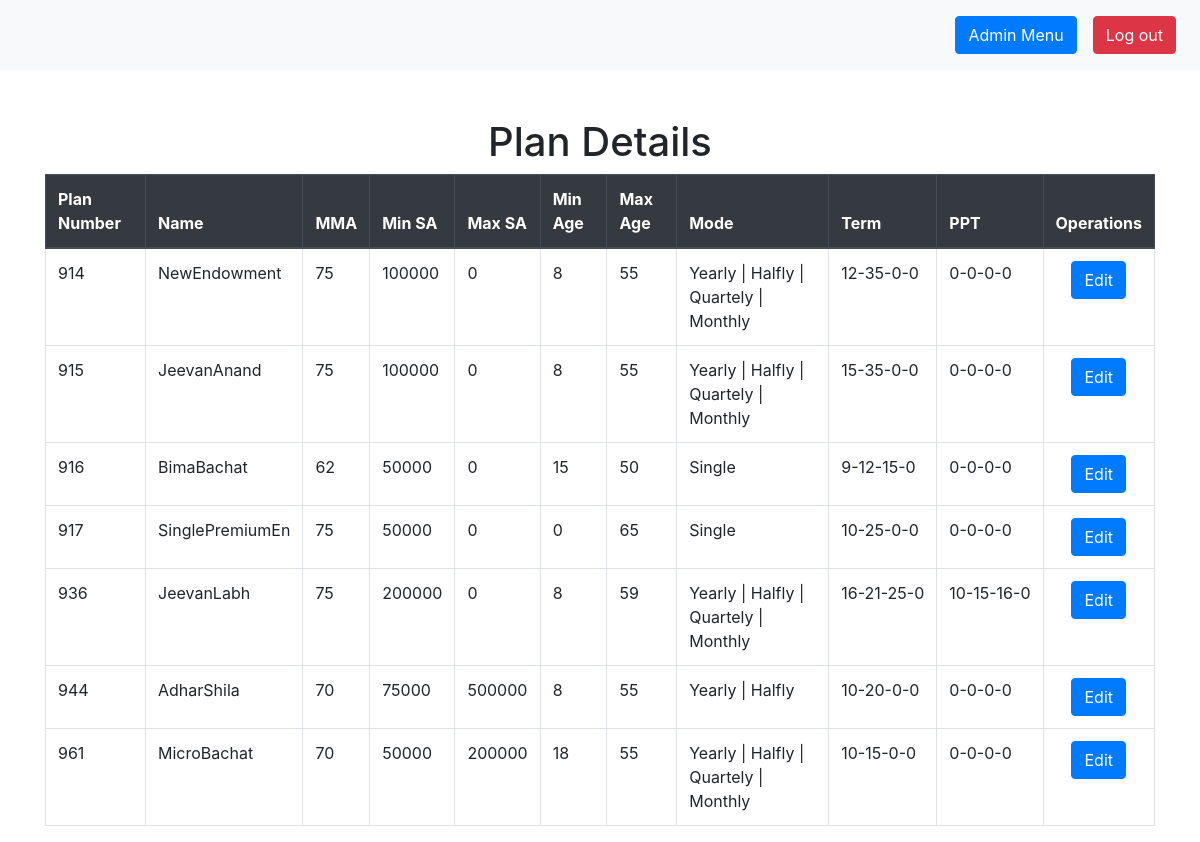
Page /DBMS/Admin/View/ViewPlan.php (signed in) on the committed database.
### tables this page shows
CREATE TABLE `plan` (
  `Plan_no` int(3) UNSIGNED NOT NULL CHECK (octet_length(`Plan_no`) = 3),
  `Name` varchar(15) DEFAULT NULL,
  `MMA` int(3) NOT NULL,
  `min_SA` bigint(10) UNSIGNED NOT NULL,
  `max_SA` bigint(10) UNSIGNED DEFAULT NULL,
  `min_age` int(10) UNSIGNED NOT NULL,
  `max_age` int(10) UNSIGNED NOT NULL,
  `MODE_YEARLY` tinyint(1) DEFAULT 1,
  `MODE_HALFLY` tinyint(1) DEFAULT 1,
  `MODE_QUARTELY` tinyint(1) DEFAULT 1,
  `MODE_MONTHLY` tinyint(1) DEFAULT 1,
  `MODE_SINGLE` tinyint(1) DEFAULT 0,
  `Type_term` tinyint(1) DEFAULT NULL,
  `T1` int(11) DEFAULT NULL,
  `T2` int(11) DEFAULT NULL,
  `T3` int(11) DEFAULT NULL,
  `T4` int(11) DEFAULT NULL,
  `P1` int(11) DEFAULT NULL,
  `P2` int(11) DEFAULT NULL,
  `P3` int(11) DEFAULT NULL,
  `P4` int(11) DEFAULT NULL
);

### DBMS/Admin/View/ViewPlan.php (the view)
<?php
require_once '../header.php';
require '../../database.php';
?>
<div class="container mt-5">
    <h1 class="text-center">Plan Details</h1>
    <div class="table-responsive">
        <table class="table table-bordered">
            <thead class="thead-dark">
                <tr>
                    <th>Plan Number</th>
                    <th>Name</th>
                    <th>MMA</th>
                    <th>Min SA</th>
                    <th>Max SA</th>
                    <th>Min Age</th>
                    <th>Max Age</th>
                    <th>Mode</th>
                    <th>Term</th>
                    <th>PPT</th>
                    <th>Operations</th>
                </tr>
            </thead>
            <tbody>
                <?php
                $sql = "SELECT * FROM Plan";
                $result = mysqli_query($conn, $sql);
                $rowCount = mysqli_num_rows($result);
                if ($rowCount > 0) {
                    while ($row = mysqli_fetch_assoc($result)) {
                        $url = "Plan_no=" . $row['Plan_no'] . "&Name=" . $row['Name'];
                ?>
                        <tr>
                            <td><?php echo $row['Plan_no'] ?></td>
                            <td><?php echo $row['Name'] ?></td>
                            <td><?php echo $row['MMA'] ?></td>
                            <td><?php echo $row['min_SA'] ?></td>
                            <td><?php echo $row['max_SA'] ?></td>
                            <td><?php echo $row['min_age'] ?></td>
                            <td><?php echo $row['max_age'] ?></td>
                            <td><?php
                                $mode = "";
                                if ($row['MODE_YEARLY'] == 1) $mode .= 'Yearly | ';
                                if ($row['MODE_HALFLY'] == 1) $mode .= 'Halfly | ';
                                if ($row['MODE_QUARTELY'] == 1) $mode .= 'Quartely | ';
                                if ($row['MODE_MONTHLY'] == 1) $mode .= 'Monthly | ';
                                if ($row['MODE_SINGLE'] == 1) $mode .= 'Single';
                                echo rtrim($mode, " | ");
                                ?></td>
                            <td><?php echo $row['T1'] . "-" . $row['T2'] . "-" . $row['T3'] . "-" . $row['T4'] ?></td>
                            <td><?php echo $row['P1'] . "-" . $row['P2'] . "-" . $row['P3'] . "-" . $row['P4'] ?></td>
                            <td style="text-align:center">
                                <button class="btn btn-primary" onclick="window.open('editPlan.php?<?php echo $url ?>','_self')">Edit</button>
                            </td>
                        </tr>
                <?php
                    }
                } else {
                ?>
                    <tr>
                        <td colspan="11" class="text-center">No results found</td>
                    </tr>
                <?php
                }
                ?>
            </tbody>
        </table>
    </div>
</div>
<?php
require_once '../footer.php';
?>

### DBMS/Admin/header.php (shortened to what this page needs)
<!DOCTYPE html>
<html lang="en" dir="ltr">
<head>
    <link rel="stylesheet" href="https://maxcdn.bootstrapcdn.com/bootstrap/4.5.2/css/bootstrap.min.css">
</head>
<body>
    <header>
        <nav class="navbar navbar-expand-lg navbar-light bg-light">
            <div class="collapse navbar-collapse" id="navbarSupportedContent">
                <ul class="navbar-nav ml-auto">
                    <?php if (!($_SERVER['REQUEST_URI'] == '/Insurance-Management-System/DBMS/Admin/AdminMenu.php')) { ?>
                        <li class="nav-item">
                            <a class="nav-link" href="http://localhost/Insurance-Management-System/DBMS/Admin/AdminMenu.php">
                                <button type="button" class="btn btn-primary">Admin Menu</button>
                            </a>
                        </li>
                    <?php } ?>
                    <li class="nav-item">
                        <a class="nav-link" href="http://localhost/Insurance-Management-System/DBMS/index.php">
                            <button type="button" class="btn btn-danger">Log out</button>
                        </a>
                    </li>
                </ul>
            </div>
        </nav>
    </header>
</body>
</html>

### DBMS/Admin/footer.php (shortened to what this page needs)
</body>
</html>

### rows in the picture
plan: Plan_no "914", Name "NewEndowment", MMA "75", min_SA "100000", max_SA "0", min_age "8", max_age "55", rtrim($mode, " | ") "Yearly | Halfly | Quartely | Monthly", T1 "12", T2 "35", T3 "0", T4 "0", P1 "0", P2 "0", P3 "0", P4 "0"
plan: Plan_no "915", Name "JeevanAnand", MMA "75", min_SA "100000", max_SA "0", min_age "8", max_age "55", rtrim($mode, " | ") "Yearly | Halfly | Quartely | Monthly", T1 "15", T2 "35", T3 "0", T4 "0", P1 "0", P2 "0", P3 "0", P4 "0"
plan: Plan_no "916", Name "BimaBachat", MMA "62", min_SA "50000", max_SA "0", min_age "15", max_age "50", MODE_SINGLE "Single", T1 "9", T2 "12", T3 "15", T4 "0", P1 "0", P2 "0", P3 "0", P4 "0"
plan: Plan_no "917", Name "SinglePremiumEn", MMA "75", min_SA "50000", max_SA "0", min_age "0", max_age "65", MODE_SINGLE "Single", T1 "10", T2 "25", T3 "0", T4 "0", P1 "0", P2 "0", P3 "0", P4 "0"
plan: Plan_no "936", Name "JeevanLabh", MMA "75", min_SA "200000", max_SA "0", min_age "8", max_age "59", rtrim($mode, " | ") "Yearly | Halfly | Quartely | Monthly", T1 "16", T2 "21", T3 "25", T4 "0", P1 "10", P2 "15", P3 "16", P4 "0"
plan: Plan_no "944", Name "AdharShila", MMA "70", min_SA "75000", max_SA "500000", min_age "8", max_age "55", rtrim($mode, " | ") "Yearly | Halfly", T1 "10", T2 "20", T3 "0", T4 "0", P1 "0", P2 "0", P3 "0", P4 "0"
plan: Plan_no "961", Name "MicroBachat", MMA "70", min_SA "50000", max_SA "200000", min_age "18", max_age "55", rtrim($mode, " | ") "Yearly | Halfly | Quartely | Monthly", T1 "10", T2 "15", T3 "0", T4 "0", P1 "0", P2 "0", P3 "0", P4 "0"
